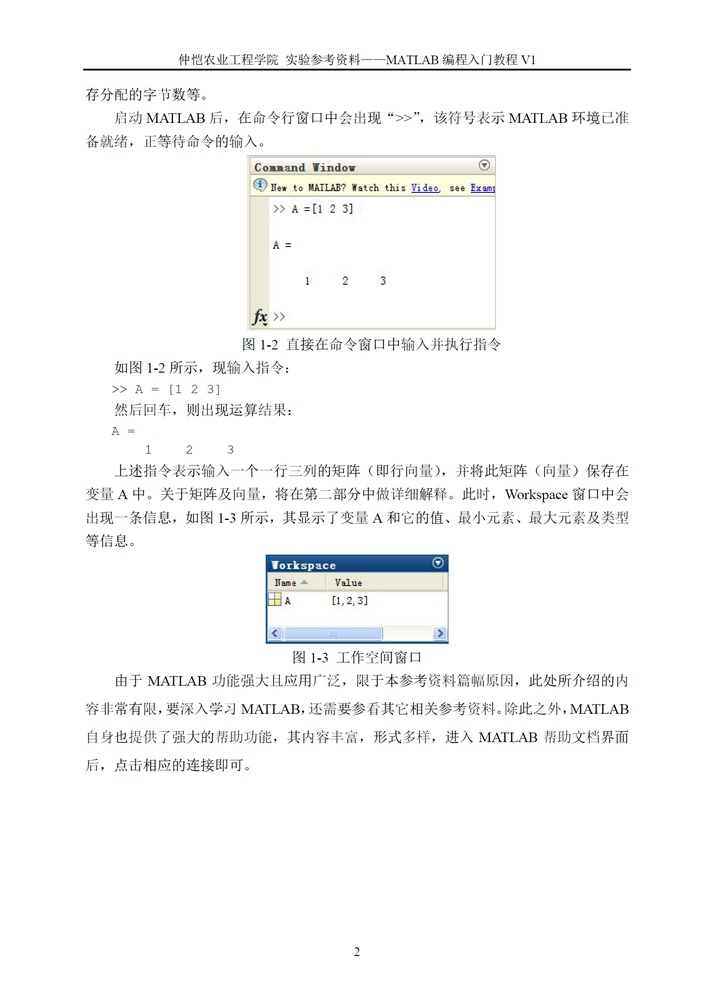
%> input picture refPDF/section_division_demo/page.jpg, 713 x 990 px, shrunk from 1567 x 2176 before the run
$ octave --eval "section_division_main;"   (GNU Octave 9; MATLAB toolbox functions it lacks are replaced by stand-ins)
%> lines starting %> are read from the running program, lines starting %| are printed output that depends on the picture; in (x1, y1, x2, y2) boxes, pixels count from 0 and x2, y2 are one past the last pixel; in counts of white or black regions, pixels touching at a corner belong together; the program's own positions count from 1
function section_division_main()
%% 测试段落切分
clc
close all
clear all
img = imread('page.jpg');
%> img is the input picture: size 990x713x3 uint8; mean R, G, B 248.1, 248.4, 248.4
[M N] = size(img);
%> M = 990; N = 2139
%二值化
if (size(img,3) ~= 1)                % 要求输入图像为单通道灰度图像
    img        = rgb2gray(img);
%> img: size 990x713 uint8
end
img            = 255 - img;          % 针对白纸黑字的情况
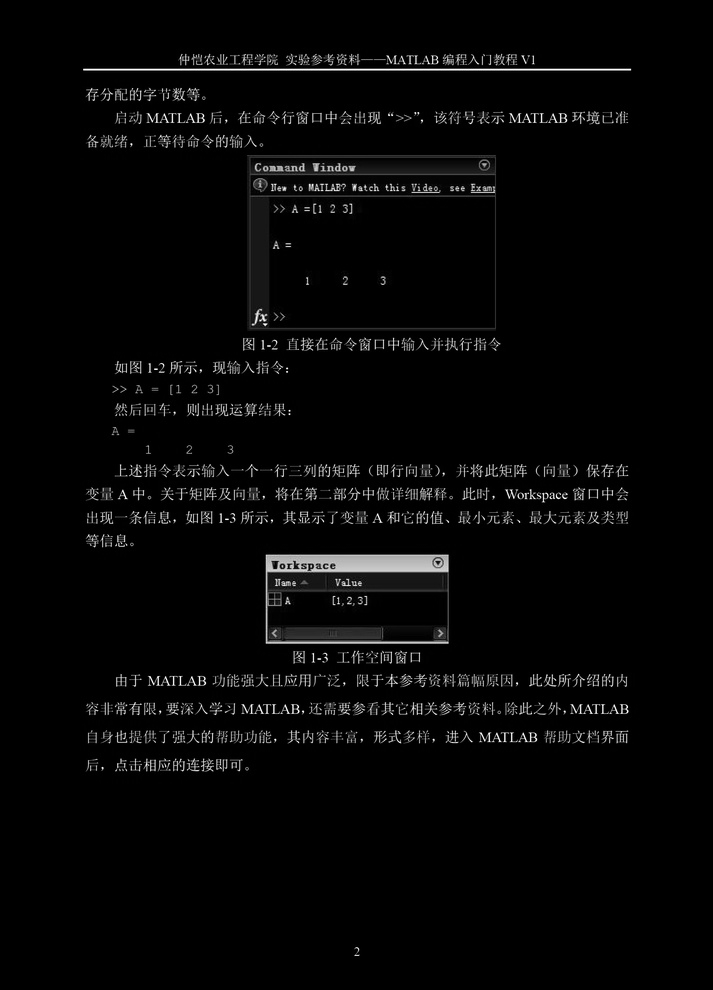
%> img: size 990x713 uint8; min 0, max 255, mean 6.7
im2            = double(img);
trd            = 1.3 * mean(im2(:)); % 固定阈值
%> trd = 8.66
im2(im2 > trd) = 255;                % 阈值分割
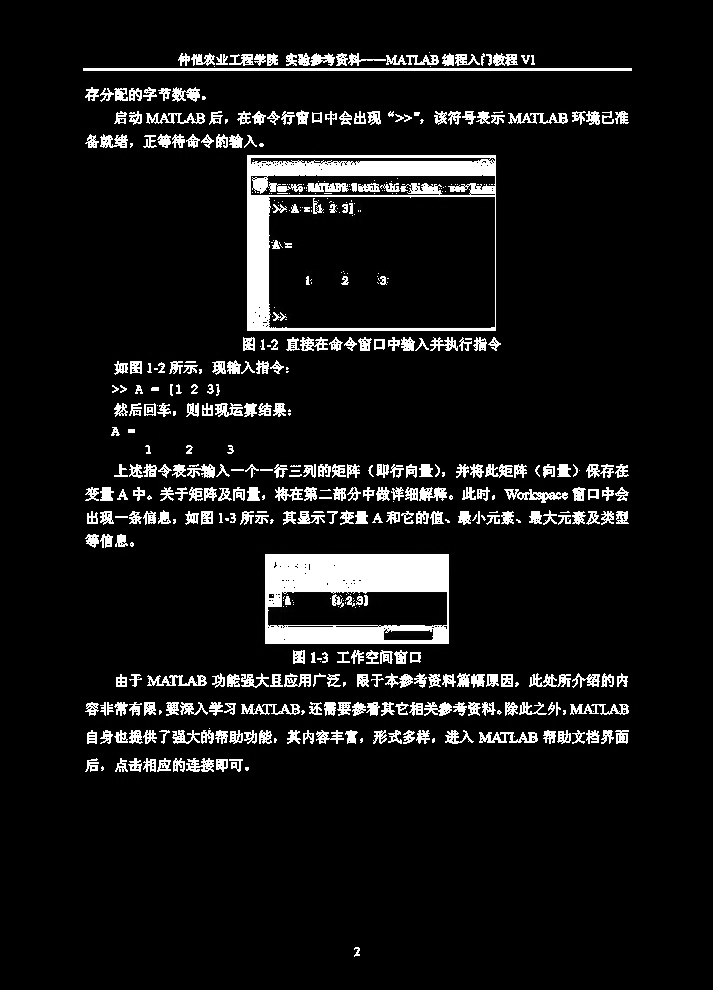
%> im2: size 990x713 double; min 0, max 255, mean 21
im2(im2 <=trd) = 0;
%> im2: size 990x713 double; 8.1% white; 526 white regions (184 under 20 px), largest, box (x1, y1, x2, y2) and area: (265, 554, 449, 644) 10248, (247, 155, 496, 331) 9575, (83, 68, 632, 71) 1647
im2=uint8(im2);
figure;imshow(im2);
%水平投影(维度压缩)
tmp=zeros(M,1);
for i = 1:M
    tmp(i) = sum(im2(i,:));
end
%> after the loop, tmp = 990 values, max 139995 at index 69, min 0 at index 1, mean 14813.7
figure;plot(tmp,1:M);title('垂直方向像素');set(gca,'ydir','reverse');
%> after `set(gca,'ydir','reverse')`:
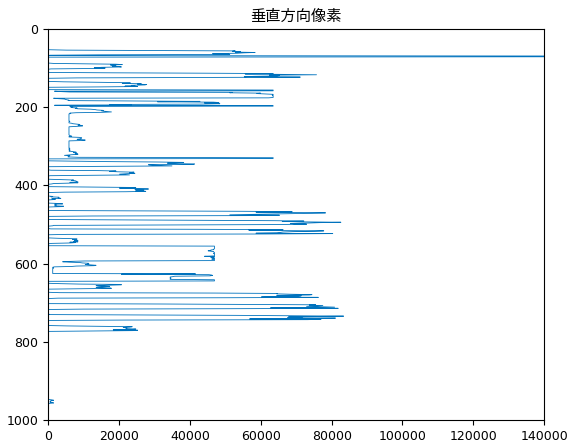
%> figure redrawn from the program's plot data
%原图上画切分线
img  = 255 - img;
figure;imshow(img);
for i = 1:M
    if(tmp(i)==0)
        line([1,N],[i,i]);
    end;
end
%> `section_division_main;`:
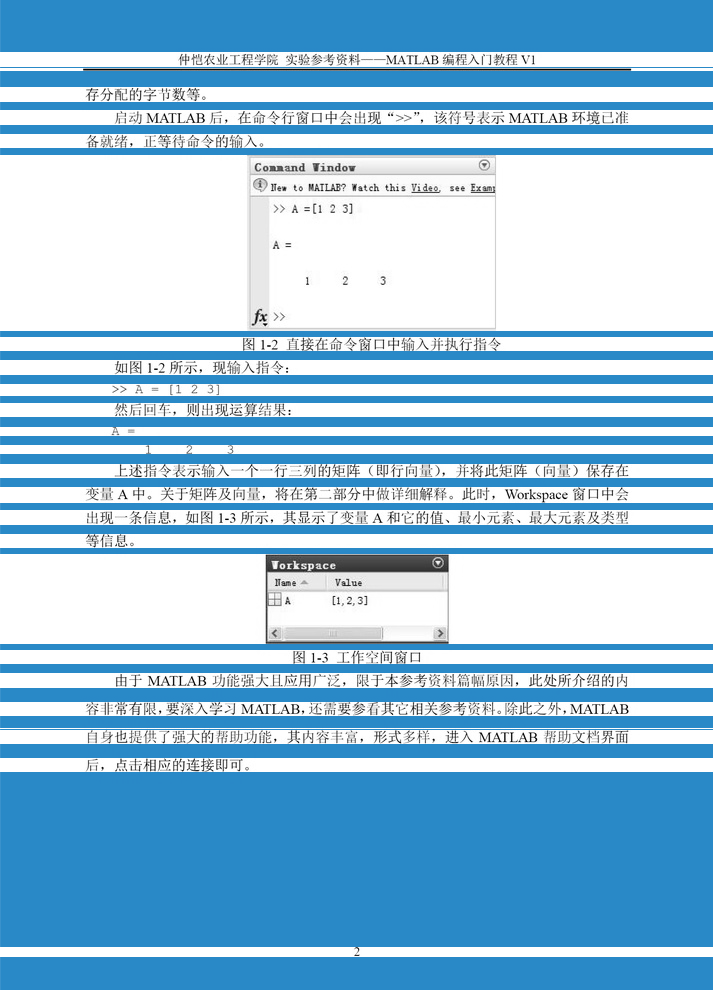
%> figure redrawn from the program's plot data
